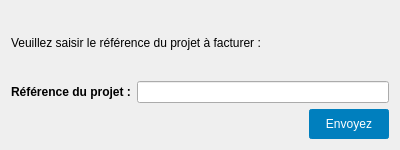
<?xml version="1.0" encoding="UTF-8"?>
<ui version="4.0">
 <class>get_Ref_Proj_Bill</class>
 <widget class="QDialog" name="get_Ref_Proj_Bill">
  <property name="geometry">
   <rect>
    <x>0</x>
    <y>0</y>
    <width>400</width>
    <height>150</height>
   </rect>
  </property>
  <property name="minimumSize">
   <size>
    <width>400</width>
    <height>150</height>
   </size>
  </property>
  <property name="maximumSize">
   <size>
    <width>400</width>
    <height>180</height>
   </size>
  </property>
  <property name="windowTitle">
   <string>Dialog</string>
  </property>
  <layout class="QVBoxLayout" name="verticalLayout">
   <item>
    <widget class="QLabel" name="label">
     <property name="text">
      <string>Veuillez saisir le référence du projet à facturer :</string>
     </property>
    </widget>
   </item>
   <item>
    <layout class="QHBoxLayout" name="horizontalLayout">
     <item>
      <widget class="QLabel" name="label_2">
       <property name="font">
        <font>
         <weight>75</weight>
         <bold>true</bold>
        </font>
       </property>
       <property name="text">
        <string>Référence du projet :</string>
       </property>
      </widget>
     </item>
     <item>
      <widget class="QLineEdit" name="lineEdit_get_Ref_Proj_to_facturer"/>
     </item>
    </layout>
   </item>
   <item>
    <widget class="QPushButton" name="pushButton_envoyez_Ref_Proj_to_facturer">
     <property name="minimumSize">
      <size>
       <width>80</width>
       <height>30</height>
      </size>
     </property>
     <property name="maximumSize">
      <size>
       <width>80</width>
       <height>30</height>
      </size>
     </property>
     <property name="layoutDirection">
      <enum>Qt::RightToLeft</enum>
     </property>
     <property name="styleSheet">
      <string notr="true">background-color: rgb(0, 127, 190);
color:white;
border-color:  rgb(0, 127, 190);
border-width:2px;
border-style:solid;
border-radius:3px;
width:80px;
height:30px;</string>
     </property>
     <property name="text">
      <string>Envoyez</string>
     </property>
    </widget>
   </item>
  </layout>
 </widget>
 <resources/>
 <connections/>
</ui>
